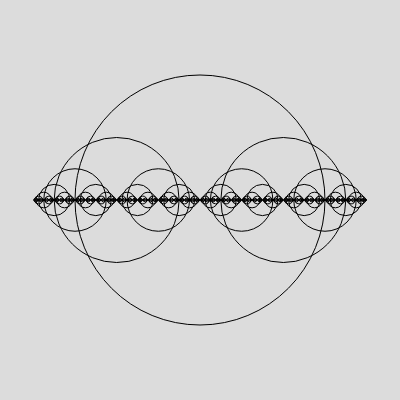
Frame 1 (no input)
Frame 60 (no input): identical to frame 1, image omitted
Frame 120 (the mouse pressed at the canvas centre since frame 60): identical to frame 1, image omitted

The p5.js sketch that drew this single still picture (run headless with seeded random() and noise() and a simulated clock; from frame 60 on, the mouse is pressed at the canvas centre):

// p5.js sketch
// ── sketch.js
function setup() {
  createCanvas(400, 400);
}

function draw() {
  background(220);
  noFill()
  makeCircle(200, 200, 250)

}

function makeCircle(x, y, d) {
  circle(x, y, d)
  
  if (d > 2) {
    makeCircle(x+d/3, y, d / 2)
    makeCircle(x-d/3, y, d / 2)
    // makeCircle(x, y-d/3, d / 2)
  }

}
